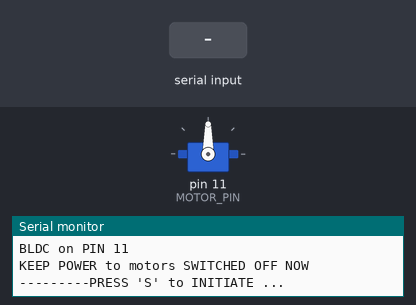
Recording of a sketch running on a simulated Arduino Uno, built with avr-gcc and run on an emulated ATmega328P. Parts: servo, the last lines printed to the serial monitor. The test bench sets the inputs (shaded band).

Above: at 1.9 s.
2.0 s: "S" received over Serial
At 3.8 s:
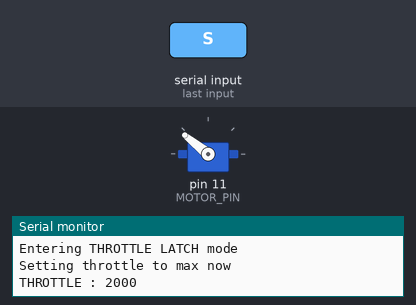
4.5 s: "Z" received over Serial
At 6.0 s:
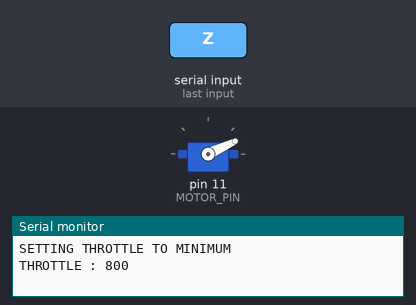
Timing chart, 0 to 7.5 s (numbered marks = the images above; inputs shaded):
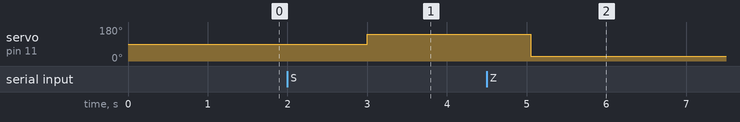

The sketch:

esc_range_set.ino
```cpp
//This code sets the ESCs to be reprogrammed to latch on to the maximum and the minimum PWM value

#include "Servo.h"

#define MOTOR_PIN 11
#define MOTOR_PWM_MIN 800
#define MOTOR_PWM_MAX 2000

Servo motor;
int motor_pwm;

void setup()
{
  Serial.begin(57600);
  motor.attach(MOTOR_PIN);

  Serial.println("ESC throttle range setting mode");
  Serial.print("BLDC on PIN ");
  Serial.println(MOTOR_PIN);
  Serial.println("KEEP POWER to motors SWITCHED OFF NOW");
  delay(1000);
  Serial.println("---------PRESS 'S' to INITIATE ...");

  ////////////WAITING TO INITIATE///////////////
  boolean FLAG_INITIATE = false;

  while(FLAG_INITIATE == false)
  {
    if(Serial.available())
    {
      char in_char = Serial.read();

      if(in_char == 'S')
      {
        FLAG_INITIATE = true;
        Serial.println("Entering THROTTLE LATCH mode");
        delay(1000);
      }
    }
  }
  ////////////////////////////////////////////////

  /////////SETTING THROTTLE TO MAX////////////////
  Serial.println("Setting throttle to max now");
  motor.writeMicroseconds(MOTOR_PWM_MAX);
  Serial.print("THROTTLE : ");
  Serial.println(MOTOR_PWM_MAX);
  delay(2000);
  ////////////////////////////////////////////////

  Serial.println("--------POWER up the motors NOW-----\n\n");

  Serial.println("ESC will do the self test. Emit special tone like 123.");
  Serial.println("After this it will emit 3 Beeps corresponding to number of batteries");
  Serial.println("Wait for 2 seconds. ESC will emit Beep twice which means ESC has latched maximum throttle position");

  Serial.println("\n\n--------PRESS 'Z' within 5 seconds of this beep---------");

  //////WAITING FOR USER TO SET THROTTLE TO ZERO//////

  boolean FLAG_SET_ZERO = false;

  while(FLAG_SET_ZERO == false)
  {
    if(Serial.available())
    {
      char in_char = Serial.read();
      if(in_char == 'Z')
      {
        FLAG_SET_ZERO = true;
        Serial.println("SETTING THROTTLE TO MINIMUM ");
        motor.writeMicroseconds(MOTOR_PWM_MIN);
        Serial.print("THROTTLE : ");
        Serial.println(MOTOR_PWM_MIN);
        delay(2000);
      }
    }
  }
  /////////////////////////////////////////////////////

  Serial.println("IF you heard a long beep ESC has latched to the zero position of throttle");
  Serial.println("ELSE REPEAT");
  delay(1000);

  Serial.println("\n\nENTERING KEY BOARD CONTROL MODE");
  Serial.println("---------PRESS 'q' to increase and 'a' to decrease motor PWM value");
  motor_pwm = MOTOR_PWM_MIN;
}

void loop()
{
  if(Serial.available())
  {
    char in_char = Serial.read();

    if(in_char == 'q') {
      motor_pwm += 5;}
    if(in_char == 'a') {
      motor_pwm -= 5;}

    if(motor_pwm > MOTOR_PWM_MAX)
      motor_pwm = MOTOR_PWM_MAX;
    if(motor_pwm < MOTOR_PWM_MIN)
      motor_pwm = MOTOR_PWM_MIN;
  }

  Serial.print("THROTTLE : ");
  Serial.println(motor_pwm);
  motor.writeMicroseconds(motor_pwm);
  delay(20);
}
```

Measured:
- after the input at 2.0 s, servo on pin 11 (MOTOR_PIN): 90° → 141° after 1.0 s
- after the input at 4.5 s, servo on pin 11 (MOTOR_PIN): 141° → 25° after 0.55 s
